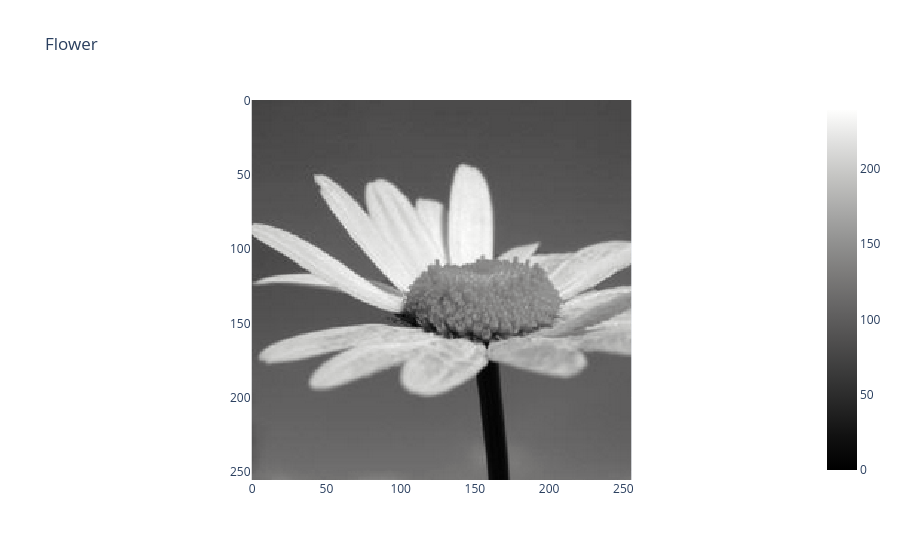

This figure's notebook cell:
### Markdown cell above
## 1 Filtrage dans l’espace direct : détection de contours

### Code cell
im1 = cv2.imread('flower.png',0)
h, w = im1.shape
print(f"Dimensions de l'image : {h} x {w}")

fig = px.imshow(im1, title="Flower", color_continuous_scale='gray') 
fig.show()

### Figure 1 — Plotly figure (JSON) as saved in the notebook; plotly's stock layout.template omitted (floating-point values rounded to 4 significant figures; data arrays with more than 128 entries replaced by an {"elided": "..."} marker saying what was removed)
{"data": [{"coloraxis": "coloraxis", "hovertemplate": "x: %{x}<br>y: %{y}<br>color: %{z}<extra></extra>", "name": "0", "type": "heatmap", "xaxis": "x", "yaxis": "y", "z": {"elided": "256x256 int values"}}], "layout": {"coloraxis": {"colorscale": [[0, "rgb(0, 0, 0)"], [0.09091, "rgb(16, 16, 16)"], [0.1818, "rgb(38, 38, 38)"], [0.2727, "rgb(59, 59, 59)"], [0.3636, "rgb(81, 80, 80)"], [0.4545, "rgb(102, 101, 101)"], [0.5455, "rgb(124, 123, 122)"], [0.6364, "rgb(146, 146, 145)"], [0.7273, "rgb(171, 171, 170)"], [0.8182, "rgb(197, 197, 195)"], [0.9091, "rgb(224, 224, 223)"], [1, "rgb(254, 254, 253)"]]}, "title": {"text": "Flower"}, "xaxis": {"anchor": "y", "constrain": "domain", "domain": [0, 1], "scaleanchor": "y"}, "yaxis": {"anchor": "x", "autorange": "reversed", "constrain": "domain", "domain": [0, 1]}}}
